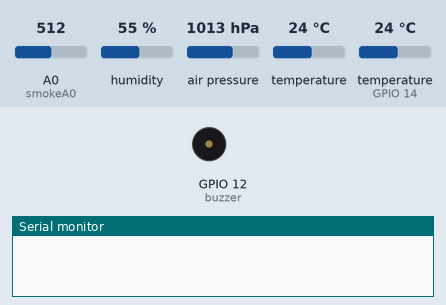
A sketch run on a simulated ESP8266 (NodeMCU). Shown: buzzer (waves = sounding, pin HIGH), the last lines printed to the serial monitor. The test bench sets the inputs (shaded band); at power-on: A0 (smokeA0) = 512, humidity 55 %, air pressure 1013 hPa, temperature 24 °C, temperature (sensor on GPIO 14) 24 °C. WiFi joins after 1.5 s; servers stay silent unless stated; uploads are accepted with an empty reply.

Above: at 0.0 s.
At 1.7 s:
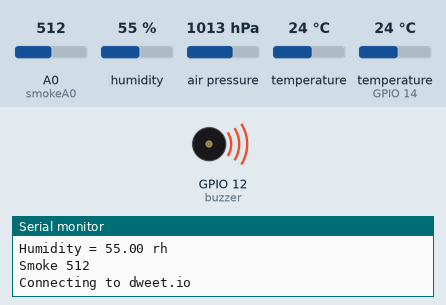
Timing chart, 0 to 3.2 s (numbered marks = the images above):
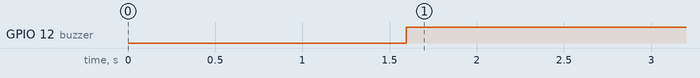

The sketch:

vehicle_monitoring_final.ino
```cpp
#include <Wire.h>
#include <Adafruit_BMP085.h>

#include <ESP8266WiFi.h>
#include "DHT.h"

// WiFi parameters
const char* ssid = "ssid";
const char* password = "password";

// Pin
#define DHTPIN 14

// Use DHT11 sensor
#define DHTTYPE DHT11

// Initialize DHT sensor
DHT dht(DHTPIN, DHTTYPE, 15);

// Host
const char* host = "dweet.io";
char* smokedetect = "no";

int buzzer = 12;
int smokeA0 = A0;
// Your threshold value
int sensorThres = 300;


Adafruit_BMP085 bmp;

void setup() {
  pinMode(buzzer, OUTPUT);
  pinMode(smokeA0, INPUT);
  Serial.begin(9600);

  delay(10);

  // Init DHT
  dht.begin();
  delay(10);

  // We start by connecting to a WiFi network
  Serial.println();
  Serial.println();
  Serial.print("Connecting to ");
  Serial.println(ssid);
  WiFi.begin(ssid, password);
  while (WiFi.status() != WL_CONNECTED) {
    delay(500);
    Serial.print(".");
  }
  delay(10);

  Serial.println("");
  Serial.println("WiFi connected");
  Serial.println("IP address: ");
  Serial.println(WiFi.localIP());


  if (!bmp.begin()) {
  Serial.println("Could not find a valid BMP085 sensor, check wiring!");
  while (1) {}
  }
}

void loop() {

  Serial.print("Temperature = ");
  Serial.print(bmp.readTemperature());
  Serial.println(" *C");

  Serial.print("Pressure = ");
  Serial.print(bmp.readPressure());
  Serial.println(" Pa");

  Serial.print("Humidity = ");
  Serial.print(dht.readHumidity());
  Serial.println(" rh");
  int analogSensor = analogRead(smokeA0);

  Serial.print("Smoke ");
  Serial.println(analogSensor);

  if (analogSensor > sensorThres)
  {
    digitalWrite(buzzer,HIGH);
    smokedetect = "yes";
  }
  else
  {
    digitalWrite(buzzer,LOW);
    smokedetect = "no";
  }


  Serial.print("Connecting to ");
  Serial.println(host);

  // Use WiFiClient class to create TCP connections
  WiFiClient client;
  const int httpPort = 80;
  if (!client.connect(host, httpPort)) {
    Serial.println("connection failed");
    return;
  }
  delay(10);

  // Reading temperature and humidity
  int h = dht.readHumidity();
  delay(10);
  // Read temperature as Celsius
  int t = bmp.readTemperature();
  delay(10);

  int p = bmp.readPressure();
  delay(10);

  // This will send the request to the server
  client.print(String("GET /dweet/for/vehiclemonitoring?temperature=") + String(t) + "&humidity=" + String(h) + "&pressure=" + String(p) + "&firethreat=" + String(smokedetect) + " HTTP/1.1\r\n" + "Host: " + host + "\r\n" + "Connection: close\r\n\r\n");
  delay(10);

  // Read all the lines of the reply from server and print them to Serial
  while(client.available()){
    String line = client.readStringUntil('\r');
    Serial.print(line);
  }

  Serial.println();
  Serial.println("closing connection");

  // Repeat every 10 seconds
  delay(5000);
}
```

Measured:
- by itself, GPIO 12 (buzzer): LOW → HIGH at 1.6 s
